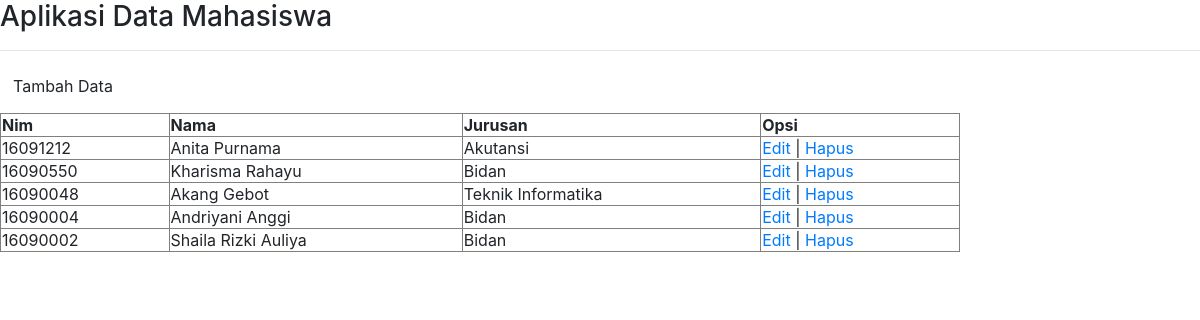
The page / on the database its author committed.
### tables this page shows
CREATE TABLE `users` (
  `nim` int(8) NOT NULL,
  `nama` varchar(40) DEFAULT NULL,
  `jurusan` varchar(30) DEFAULT NULL
);

### index.php (the view, shortened to what this page needs)
<h3>Aplikasi Data Mahasiswa</h3><hr>
<?php
include_once("koneksi.php");
$result = mysqli_query($mysqli, "SELECT * FROM users ORDER BY nim DESC");
?>
<html>
<head>
    <link rel="stylesheet" type="text/css" href="style.css">
    <link rel="stylesheet" href="folder/bootstrap/css/bootstrap.min.css">
    <link rel="stylesheet" href="folder/font-awesome/css/font-awesome.min.css">
</head>
<body>
<a href="input.php"><h2><input class="btn" type="submit" value="Tambah Data"></h2>
    <table width='80%' border=1>
    <tr>
        <th>Nim</th> <th>Nama</th> <th>Jurusan</th> <th>Opsi</th>
    </tr>
    <?php
    while($user_data = mysqli_fetch_array($result)) {
        echo "<tr>";
        echo "<td>".$user_data['nim']."</td>";
        echo "<td>".$user_data['nama']."</td>";
        echo "<td>".$user_data['jurusan']."</td>";
        echo "<td><a href='form-edit.php?nim=$user_data[nim]'>Edit</a> | <a href='hapus.php?nim=$user_data[nim]'>Hapus</a></td></tr>";
    }
    ?>
    </table>
</body>
</html>

### style.css (style rules this page uses)
a { text-decoration: none; }

### rows shown on the page
users: nim "16091212", nama "Anita Purnama", jurusan "Akutansi"
users: nim "16090550", nama "Kharisma Rahayu", jurusan "Bidan"
users: nim "16090048", nama "Akang Gebot", jurusan "Teknik Informatika"
users: nim "16090004", nama "Andriyani Anggi", jurusan "Bidan"
users: nim "16090002", nama "Shaila Rizki Auliya", jurusan "Bidan"
